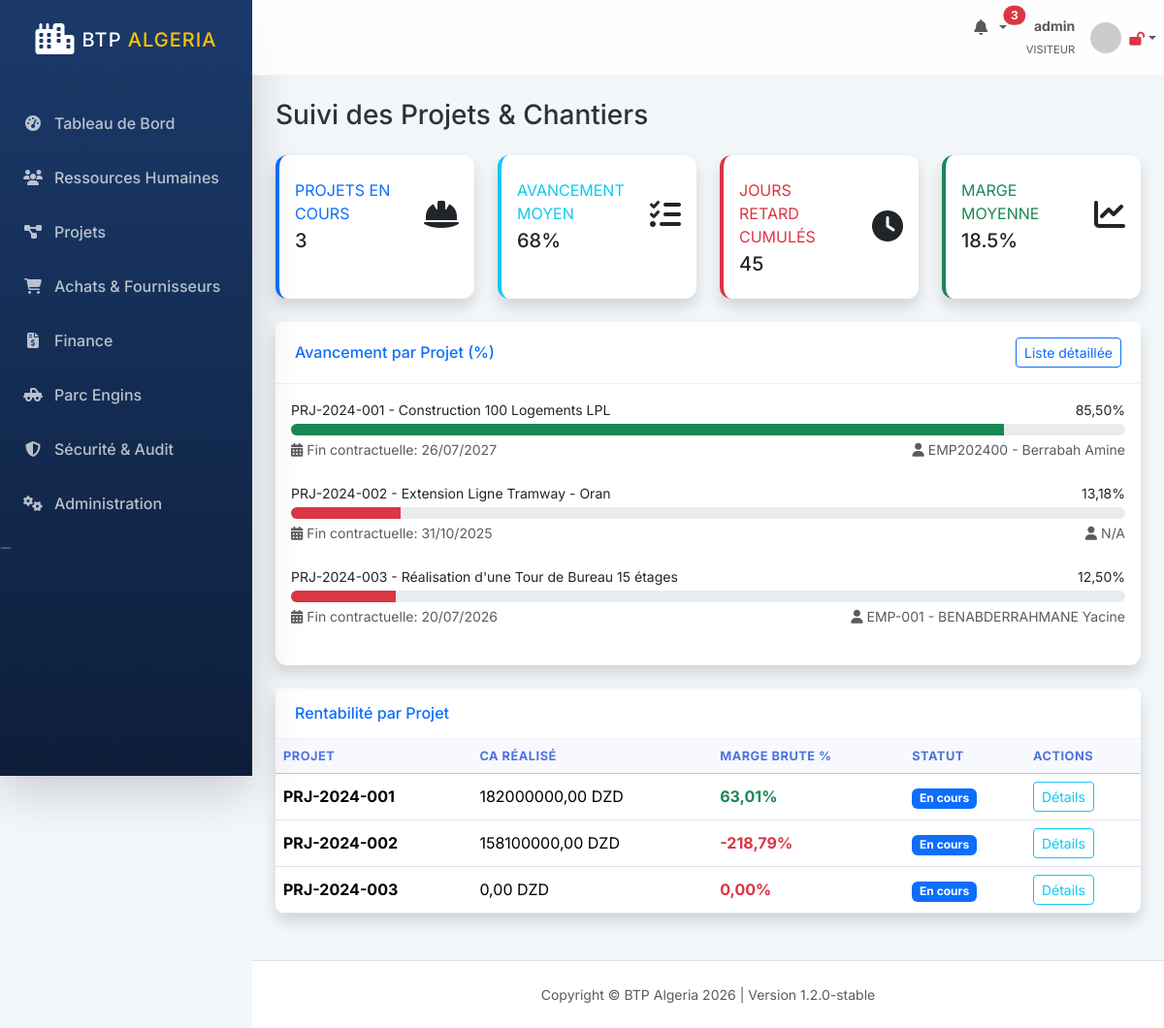
The app's page /projets/ (signed in) with its own data.
### apps/projects/models.py (models this page shows, shortened)
class Projet(models.Model):
    TYPE_TRAVAUX_CHOICES = (
        ('batiment', 'Bâtiment'),
        ('tp', 'Travaux Publics'),
        ('hydraulique', 'Hydraulique'),
        ('vrd', 'VRD'),
        ('renovation', 'Rénovation'),
        ('amenagement', 'Aménagement'),
    )
    STATUT_CHOICES = (
        ('etude', 'Étude'),
        ('preparation', 'Préparation'),
        ('en_cours', 'En cours'),
        ('arret', 'À l\'arrêt'),
        ('reception_provisoire', 'Réception provisoire'),
        ('reception_definitive', 'Réception définitive'),
        ('clos', 'Clos'),
        ('litige', 'En litige'),
        ('resilie', 'Résilié'),
    )
    reference = models.CharField(max_length=50, unique=True)
    intitule = models.CharField(max_length=500)
    intitule_arabe = models.CharField(max_length=500, blank=True)
    reference_marche = models.CharField(max_length=100, unique=True)
    client = models.ForeignKey(Client, on_delete=models.RESTRICT)
    type_travaux = models.CharField(max_length=50, choices=TYPE_TRAVAUX_CHOICES)
    wilaya_chantier = models.ForeignKey('accounts.Wilaya', on_delete=models.RESTRICT)
    commune_chantier = models.CharField(max_length=100)
    adresse_chantier = models.TextField(blank=True)
    montant_marche_ht_dzd = models.DecimalField(max_digits=15, decimal_places=2)
    taux_tva = models.DecimalField(max_digits=4, decimal_places=2, choices=[(9.00, '9%'), (19.00, '19%')], default=19.00)
    montant_marche_ttc_dzd = models.DecimalField(max_digits=15, decimal_places=2, default=0)
    date_ordre_service = models.DateField()
    delai_execution_jours = models.PositiveIntegerField()
    date_fin_contractuelle = models.DateField(blank=True, null=True)
    date_fin_reelle_prevue = models.DateField(null=True, blank=True)
    avancement_pct = models.DecimalField(max_digits=5, decimal_places=2, default=0)
    budget_previsionnel_dzd = models.DecimalField(max_digits=15, decimal_places=2)
    chef_projet = models.ForeignKey('employees.Employe', related_name='projets_chef', on_delete=models.RESTRICT, null=True, blank=True)
    conducteur_travaux = models.ForeignKey('employees.Employe', on_delete=models.RESTRICT, null=True, blank=True)
    statut = models.CharField(max_length=50, choices=STATUT_CHOICES, default='etude')
    taux_penalite_retard = models.DecimalField(max_digits=5, decimal_places=4, default=Decimal('0.0003'))
    garantie_bonne_fin_pct = models.DecimalField(max_digits=4, decimal_places=2, default=Decimal('5.00'))
    is_active = models.BooleanField(default=True)
    created_at = models.DateTimeField(auto_now_add=True)
    updated_at = models.DateTimeField(auto_now=True)
    created_by = models.ForeignKey(User, on_delete=models.SET_NULL, null=True)

class RentabiliteProjet(models.Model):
    projet = models.OneToOneField(Projet, on_delete=models.CASCADE, related_name='rentabilite')
    ca_realise_dzd = models.DecimalField(max_digits=15, decimal_places=2, default=0)
    cout_mo_dzd = models.DecimalField(max_digits=15, decimal_places=2, default=0)
    cout_materiaux_dzd = models.DecimalField(max_digits=15, decimal_places=2, default=0)
    cout_engins_dzd = models.DecimalField(max_digits=15, decimal_places=2, default=0)
    cout_sous_traitance_dzd = models.DecimalField(max_digits=15, decimal_places=2, default=0)
    frais_generaux_dzd = models.DecimalField(max_digits=15, decimal_places=2, default=0)
    marge_brute_dzd = models.DecimalField(max_digits=15, decimal_places=2, default=0)
    marge_brute_pct = models.DecimalField(max_digits=6, decimal_places=2, default=0)
    marge_nette_dzd = models.DecimalField(max_digits=15, decimal_places=2, default=0)
    marge_nette_pct = models.DecimalField(max_digits=6, decimal_places=2, default=0)
    retard_jours = models.IntegerField(default=0)
    penalites_dzd = models.DecimalField(max_digits=15, decimal_places=2, default=0)
    derniere_maj = models.DateTimeField(auto_now=True)

### apps/employees/models.py (models this page shows, shortened)
class Employe(models.Model):
    SITUATION_FAM_CHOICES = (
        ('celibataire', 'Célibataire'),
        ('marie', 'Marié(e)'),
        ('divorce', 'Divorcé(e)'),
        ('veuf', 'Veuf/Veuve'),
    )
    CONTRAT_CHOICES = (
        ('CDI', 'CDI'),
        ('CDD', 'CDD'),
        ('Interim', 'Intérim'),
        ('Stage', 'Stage'),
        ('Apprentissage', 'Apprentissage'),
    )
    PAIEMENT_CHOICES = (
        ('virement_cpa', 'Virement CPA'),
        ('virement_bea', 'Virement BEA'),
        ('virement_bna', 'Virement BNA'),
        ('cheque', 'Chèque'),
        ('especes', 'Espèces'),
    )
    STATUT_CHOICES = (
        ('actif', 'Actif'),
        ('conge', 'En Congé'),
        ('suspendu', 'Suspendu'),
        ('demissionne', 'Démissionné'),
        ('licencie', 'Licencié'),
        ('retraite', 'Retraité'),
    )
    user = models.OneToOneField(User, on_delete=models.CASCADE, related_name='employe_profile', null=True, blank=True)
    matricule = models.CharField(max_length=50, unique=True)
    nom = models.CharField(max_length=100)
    prenom = models.CharField(max_length=100)
    nom_arabe = models.CharField(max_length=200, blank=True)
    date_naissance = models.DateField()
    wilaya_naissance = models.ForeignKey(Wilaya, on_delete=models.RESTRICT, related_name='employes_nes')
    commune_naissance = models.CharField(max_length=100)
    cni = EncryptedCharField(max_length=50, unique=True)
    num_cnas = EncryptedCharField(max_length=50)
    nif_fiscal = EncryptedCharField(max_length=50)
    adresse = EncryptedTextField()
    telephone = EncryptedCharField(max_length=50)
    rib_bancaire = EncryptedCharField(max_length=100)
    email_pro = models.EmailField(unique=True, blank=True, null=True)
    situation_familiale = models.CharField(max_length=20, choices=SITUATION_FAM_CHOICES)
    nb_enfants = models.PositiveIntegerField(default=0)
    photo = models.ImageField(upload_to='employees/photos/%Y/%m/', null=True, blank=True)
    contact_urgence_nom = EncryptedCharField(max_length=200)
    contact_urgence_tel = EncryptedCharField(max_length=50)
    type_contrat = models.CharField(max_length=20, choices=CONTRAT_CHOICES)
    date_embauche = models.DateField()
    date_fin_contrat = models.DateField(null=True, blank=True)
    poste = models.ForeignKey(Poste, on_delete=models.RESTRICT)
    wilaya_travail = models.ForeignKey(Wilaya, on_delete=models.RESTRICT, related_name='employes_wilaya')
    salaire_base_crypt = EncryptedCharField(max_length=50)
    mode_paiement = models.CharField(max_length=50, choices=PAIEMENT_CHOICES)
    projet_affecte = models.ForeignKey('projects.Projet', on_delete=models.SET_NULL, null=True, blank=True)
    statut = models.CharField(max_length=20, choices=STATUT_CHOICES, default='actif')
    is_active = models.BooleanField(default=True)
    created_at = models.DateTimeField(auto_now_add=True)
    updated_at = models.DateTimeField(auto_now=True)
    created_by = models.ForeignKey(User, on_delete=models.SET_NULL, null=True)
    @property
    def salaire_base(self):
        from decimal import Decimal
        return Decimal(self.salaire_base_crypt) if self.salaire_base_crypt else Decimal('0')
    def __str__(self):
        return f"{self.matricule} - {self.nom} {self.prenom}"

### apps/dashboard/views.py (the view)
# urls.py: path('projets/', views.ProjetDashboardView.as_view(), name='projet_dashboard'),
class ProjetDashboardView(LoginRequiredMixin, TemplateView):
    template_name = 'dashboard/projet_dashboard.html'
    def get_context_data(self, **kwargs):
        context = super().get_context_data(**kwargs)
        context['projets'] = Projet.objects.all()
        return context

### templates/dashboard/projet_dashboard.html (shortened to what this page needs)
{% extends 'base.html' %}
{% load l10n %}
{% block content %}
<div class="d-sm-flex align-items-center justify-content-between mb-4">
    <h1 class="h3 mb-0 text-gray-800">Suivi des Projets & Chantiers</h1>
</div>
<div class="row">
    <div class="col-xl-3 col-md-6 mb-4">
        {% include 'components/kpi_card.html' with label="Projets en cours" value=projets.count icon="fas fa-hard-hat" color="primary" %}
    </div>
    <div class="col-xl-3 col-md-6 mb-4">
        {% include 'components/kpi_card.html' with label="Avancement Moyen" value="68%" icon="fas fa-tasks" color="info" %}
    </div>
    <div class="col-xl-3 col-md-6 mb-4">
        {% include 'components/kpi_card.html' with label="Jours Retard Cumulés" value="45" icon="fas fa-clock" color="danger" %}
    </div>
    <div class="col-xl-3 col-md-6 mb-4">
        {% include 'components/kpi_card.html' with label="Marge Moyenne" value="18.5%" icon="fas fa-chart-line" color="success" %}
    </div>
</div>
<div class="row">
    <div class="col-12">
        <div class="card shadow mb-4 border-0">
            <div class="card-header py-3 bg-white d-flex justify-content-between align-items-center">
                <h6 class="m-0 font-weight-bold text-primary">Avancement par Projet (%)</h6>
                <a href="{% url 'projet_list' %}" class="btn btn-sm btn-outline-primary">Liste détaillée</a>
            </div>
            <div class="card-body">
                {% for p in projets %}
                <div class="mb-4">
                    <div class="d-flex justify-content-between mb-1">
                        <span class="small font-weight-bold text-dark">{{ p.reference }} - {{ p.intitule|truncatechars:50 }}</span>
                        <span class="small font-weight-bold">{{ p.avancement_pct }}%</span>
                    </div>
                    <div class="progress" style="height: 12px;">
                        <div class="progress-bar {% if p.avancement_pct < 40 %}bg-danger{% elif p.avancement_pct < 80 %}bg-warning{% else %}bg-success{% endif %}"
                             role="progressbar" style="width: {{ p.avancement_pct|unlocalize }}%"></div>
                    </div>
                    <div class="mt-1 d-flex justify-content-between small text-muted">
                        <span><i class="fas fa-calendar-alt me-1"></i>Fin contractuelle: {{ p.date_fin_contractuelle|date:"d/m/Y" }}</span>
                        <span><i class="fas fa-user me-1"></i>{{ p.chef_projet|default:"N/A" }}</span>
                    </div>
                </div>
                {% endfor %}
            </div>
        </div>
    </div>
</div>
<div class="row">
    <div class="col-lg-12">
        <div class="card shadow mb-4 border-0">
            <div class="card-header py-3 bg-white">
                <h6 class="m-0 font-weight-bold text-primary">Rentabilité par Projet</h6>
            </div>
            <div class="card-body p-0">
                <div class="table-responsive">
                    <table class="table table-hover align-middle mb-0">
                        <thead class="table-light">
                            <tr>
                                <th>Projet</th>
                                <th>CA Réalisé</th>
                                <th>Marge Brute %</th>
                                <th>Statut</th>
                                <th>Actions</th>
                            </tr>
                        </thead>
                        <tbody>
                            {% for p in projets %}
                            <tr>
                                <td class="fw-bold">{{ p.reference }}</td>
                                <td>{{ p.rentabilite.ca_realise_dzd|floatformat:2 }} DZD</td>
                                <td>
                                    <span class="{% if p.rentabilite.marge_brute_pct < 10 %}text-danger{% else %}text-success{% endif %} fw-bold">
                                        {{ p.rentabilite.marge_brute_pct }}%
                                    </span>
                                </td>
                                <td><span class="badge bg-primary">{{ p.get_statut_display }}</span></td>
                                <td><a href="{% url 'projet_detail' p.id %}" class="btn btn-sm btn-outline-info">Détails</a></td>
                            </tr>
                            {% endfor %}
                        </tbody>
                    </table>
                </div>
            </div>
        </div>
    </div>
</div>
{% endblock %}

### templates/base.html (shortened to what this page needs)
{% load static %}
<!DOCTYPE html>
<html lang="fr" dir="ltr">
<head>
    <link href="https://cdn.jsdelivr.net/npm/bootstrap@5.3.2/dist/css/bootstrap.min.css" rel="stylesheet">
    <link rel="stylesheet" href="https://cdnjs.cloudflare.com/ajax/libs/font-awesome/6.4.0/css/all.min.css">
    <link rel="stylesheet" href="{% static 'css/btp_custom.css' %}">
</head>
<body id="page-top">
    <div id="wrapper">
        <nav class="sidebar shadow-lg" id="accordionSidebar">
            <div class="sidebar-brand d-flex align-items-center justify-content-center py-4">
                <div class="sidebar-brand-icon me-2">
                    <i class="fas fa-city text-white fa-2x"></i>
                </div>
                <div class="sidebar-brand-text text-white font-weight-bold h5 mb-0">BTP <span class="text-warning">Algeria</span></div>
            </div>
            <hr class="sidebar-divider my-0 bg-white opacity-25">
            <div class="sidebar-content mt-3">
                {% for item in menu_items %}
                    <a class="nav-link {% if request.resolver_match.url_name == item.url %}active{% endif %}" href="{% url item.url %}">
                        <i class="{{ item.icon }}"></i>
                        <span>{{ item.name }}</span>
                    </a>
                {% endfor %}
            </div>
            <div class="text-center d-none d-md-inline mt-5">
                <button class="rounded-circle border-0 bg-white opacity-25" id="sidebarToggle"></button>
            </div>
        </nav>
        <div id="content-wrapper" class="d-flex flex-column">
            <div id="content">
                <nav class="navbar navbar-expand navbar-light navbar-custom topbar mb-4 static-top">
                    <ul class="navbar-nav ms-auto">
                        <li class="nav-item dropdown no-arrow mx-1">
                            <a class="nav-link dropdown-toggle position-relative" href="{% url 'notifications' %}" id="alertsDropdown">
                                <i class="fas fa-bell fa-fw text-gray-400"></i>
                                {% if notifications_count > 0 %}
                                    <span class="position-absolute top-2 start-100 translate-middle badge rounded-pill bg-danger">
                                        {{ notifications_count }}
                                    </span>
                                {% endif %}
                            </a>
                        </li>
                        <li class="nav-item dropdown no-arrow">
                            <a class="nav-link dropdown-toggle d-flex align-items-center" href="#" id="userDropdown" role="button" data-bs-toggle="dropdown">
                                <div class="text-end me-3 d-none d-lg-block">
                                    <span class="text-gray-600 small fw-bold d-block">{{ user.get_full_name|default:user.username }}</span>
                                    <span class="text-muted extra-small" style="font-size: 0.7rem;">{{ user.groups.first.name|upper|default:"VISITEUR" }}</span>
                                </div>
                                <img class="img-profile rounded-circle" src="https://ui-avatars.com/api/?name={{ user.username }}&background=1B3A6B&color=fff" width="32" height="32">
                                <span class="ms-2">
                                    {% if is_2fa_enabled %}
                                        <i class="fas fa-lock text-success small" title="2FA Activé"></i>
                                    {% else %}
                                        <i class="fas fa-lock-open text-danger small" title="2FA Désactivé"></i>
                                    {% endif %}
                                </span>
                            </a>
                        </li>
                    </ul>
                </nav>
                <div class="container-fluid px-4 pb-4">
                    {% block content %}{% endblock %}
                </div>
            </div>
            <footer class="sticky-footer bg-white py-4 mt-auto border-top">
                <div class="container my-auto">
                    <div class="copyright text-center my-auto small text-muted">
                        <span>Copyright &copy; BTP Algeria 2026 | Version 1.2.0-stable</span>
                    </div>
                </div>
            </footer>
        </div>
    </div>
</body>
</html>

### records on screen
Projet: reference "PRJ-2024-001", intitule "Construction 100 Logements LPL", avancement_pct "85,50", date_fin_contractuelle "26/07/2027", chef_projet "EMP202400 - Berrabah Amine", rentabilite.ca_realise_dzd "182000000,00", rentabilite.marge_brute_pct "63,01", statut "En cours"
Projet: reference "PRJ-2024-002", intitule "Extension Ligne Tramway - Oran", avancement_pct "13,18", date_fin_contractuelle "31/10/2025", chef_projet "N/A", rentabilite.ca_realise_dzd "158100000,00", rentabilite.marge_brute_pct "-218,79", statut "En cours"
Projet: reference "PRJ-2024-003", intitule "Réalisation d'une Tour de Bureau 15 étages", avancement_pct "12,50", date_fin_contractuelle "20/07/2026", chef_projet "EMP-001 - BENABDERRAHMANE Yacine", rentabilite.ca_realise_dzd "0,00", rentabilite.marge_brute_pct "0,00", statut "En cours"

### other values on screen
{{ item.name }} "Tableau de Bord" "Ressources Humaines" "Projets" "Achats & Fournisseurs" "Finance" "Parc Engins" "Sécurité & Audit" "Administration"
{{ notifications_count }} "3"
{{ user.get_full_name|default:user.username }} "admin"
{{ user.groups.first.name|upper|default:"VISITEUR" }} "VISITEUR"
{{ label }} "PROJETS EN COURS AVANCEMENT MOYEN JOURS RETARD CUMULÉS MARGE MOYENNE"
{{ value }} "3 68% 45 18.5%"
